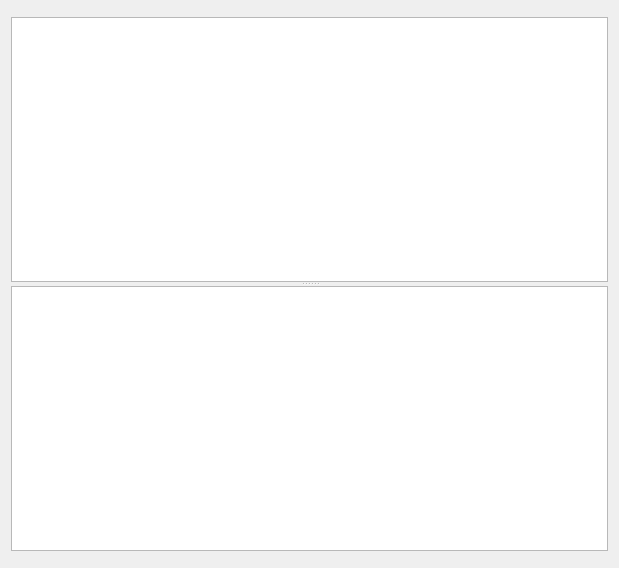
<?xml version="1.0" encoding="UTF-8"?>
<ui version="4.0">
 <class>CVarWidget</class>
 <widget class="QWidget" name="CVarWidget">
  <property name="geometry">
   <rect>
    <x>0</x>
    <y>0</y>
    <width>619</width>
    <height>568</height>
   </rect>
  </property>
  <property name="windowTitle">
   <string/>
  </property>
  <layout class="QHBoxLayout" name="horizontalLayout">
   <item>
    <widget class="QSplitter" name="splitter">
     <property name="orientation">
      <enum>Qt::Vertical</enum>
     </property>
     <widget class="QWidget" name="">
      <layout class="QVBoxLayout" name="verticalLayout">
       <item>
        <widget class="nsQtSearchWidget" name="SearchWidget" native="true"/>
       </item>
       <item>
        <widget class="QTreeView" name="CVarsView">
         <property name="editTriggers">
          <set>QAbstractItemView::CurrentChanged|QAbstractItemView::DoubleClicked|QAbstractItemView::EditKeyPressed</set>
         </property>
         <property name="selectionBehavior">
          <enum>QAbstractItemView::SelectItems</enum>
         </property>
         <property name="uniformRowHeights">
          <bool>true</bool>
         </property>
        </widget>
       </item>
      </layout>
     </widget>
     <widget class="QWidget" name="">
      <layout class="QVBoxLayout" name="verticalLayout_2">
       <item>
        <widget class="QTextEdit" name="ConsoleOutput">
         <property name="undoRedoEnabled">
          <bool>false</bool>
         </property>
         <property name="lineWrapMode">
          <enum>QTextEdit::NoWrap</enum>
         </property>
         <property name="readOnly">
          <bool>true</bool>
         </property>
        </widget>
       </item>
       <item>
        <widget class="nsQtSearchWidget" name="ConsoleInput" native="true"/>
       </item>
      </layout>
     </widget>
    </widget>
   </item>
  </layout>
 </widget>
 <customwidgets>
  <customwidget>
   <class>nsQtSearchWidget</class>
   <extends>QWidget</extends>
   <header location="global">GuiFoundation/Widgets/SearchWidget.moc.h</header>
   <container>1</container>
  </customwidget>
 </customwidgets>
 <resources>
  <include location="../QtResources/resources.qrc"/>
 </resources>
 <connections/>
</ui>
